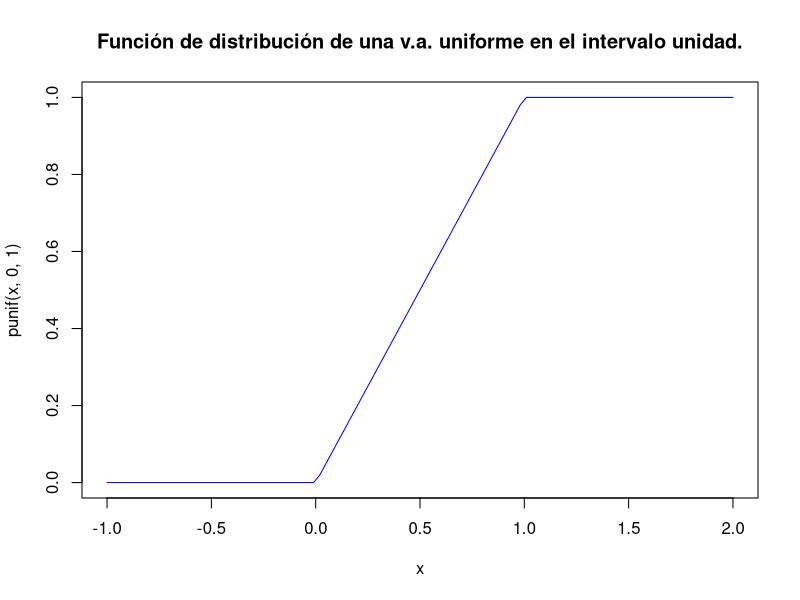
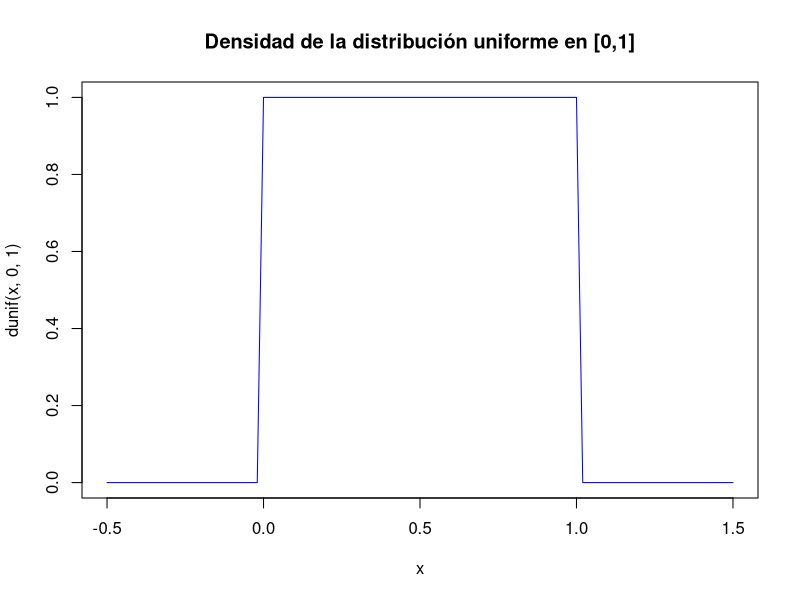
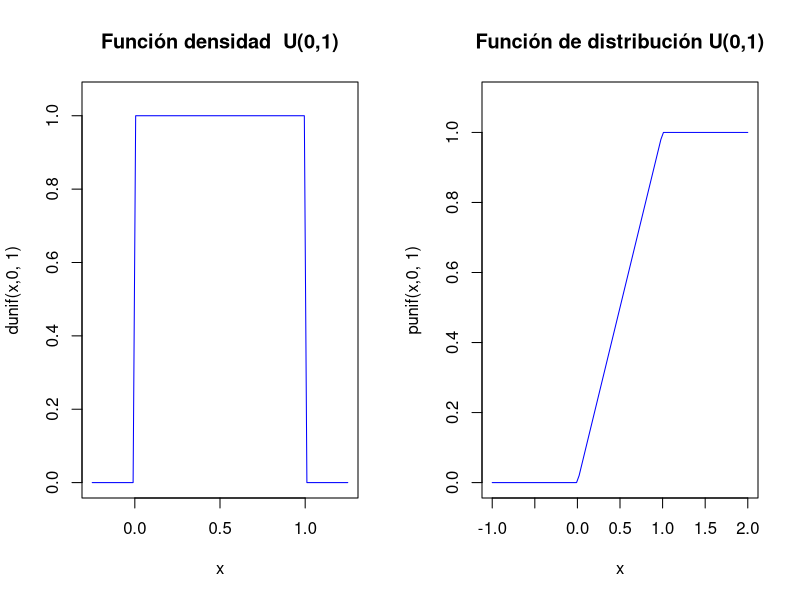
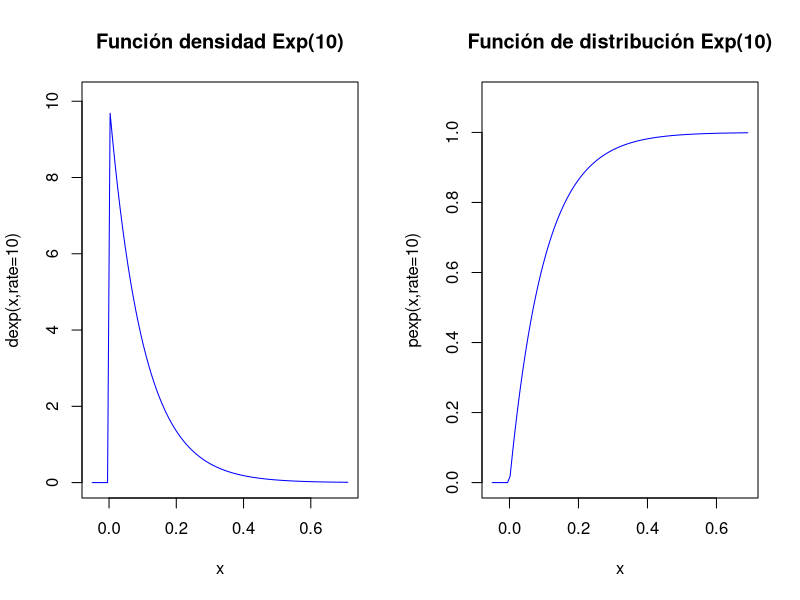
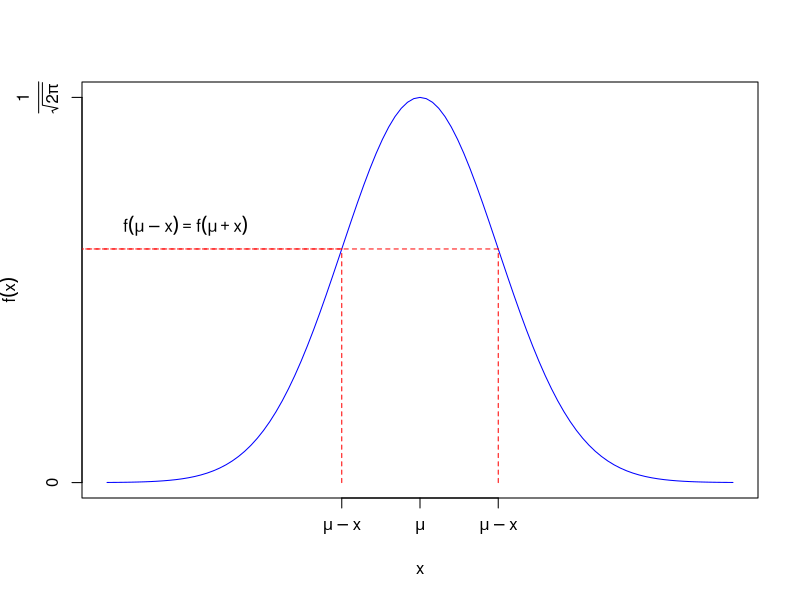
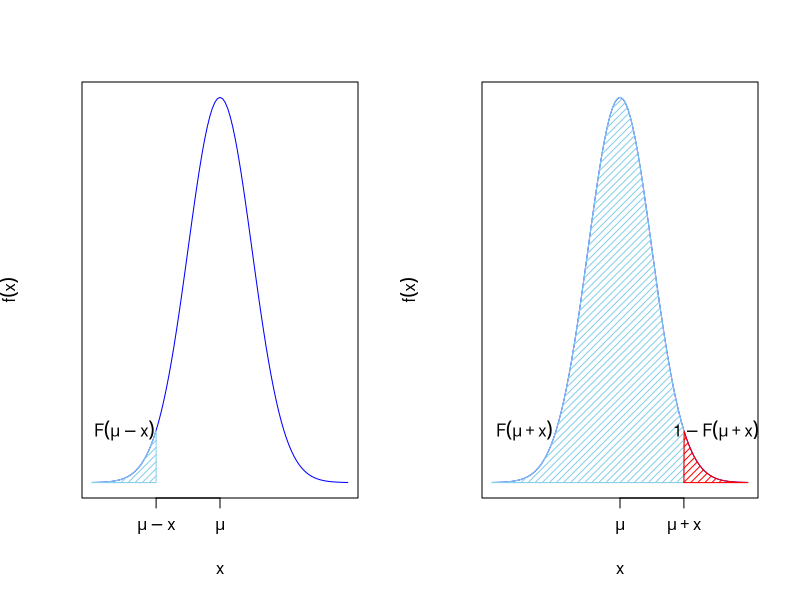

Recreate these plots in R, in order.
## ---- chunk 1
knitr::opts_chunk$set(echo = TRUE)
## ---- chunk 2
curve(punif(x,0,1),xlim=c(-1,2),col="blue",
      main="Función de distribución de una v.a. uniforme en el intervalo unidad.")
## ---- chunk 3
curve(dunif(x,0,1),xlim=c(-0.5,1.5),col="blue",
      main="Densidad de la distribución uniforme en [0,1]")
## ---- chunk 4
par(mfrow=c(1,2))
a=0;b=1
curve(dunif(x,a,b),xlim=c(a-0.25,b+0.25),ylim=c(0,max(1/(b-a)+0.05,0.1)),
      col="blue",main=paste0("Función densidad  U(",a,",",b,")"),
      ylab=paste0("dunif(x,",a,", ",b,")"))
curve(punif(x,a,b),xlim=c(a-1,b+1),ylim=c(0,1.1),
      col="blue",main=paste0("Función de distribución U(",a,",",b,")"),
      ylab=paste0("punif(x,",a,", ",b,")"))
## ---- chunk 5
lambda=10
par(mfrow=c(1,2))
curve(dexp(x,rate=lambda),xlim=c(-0.05,round(qexp(0.99,rate=lambda,2),2)+0.25),
      ylim=c(0,dexp(0,lambda)+0.1),col="blue",
      main=paste0("Función densidad Exp(",lambda,")"),
      ylab=paste0("dexp(x,rate=",lambda,")"))
curve(pexp(x,rate=lambda),xlim=c(-0.05,qexp(0.999,10)),ylim=c(0,1.1),col="blue",
      main=paste0("Función de distribución Exp(",lambda,")"),
      ylab=paste0("pexp(x,rate=",lambda,")"))
par(mfrow=c(1,1))
## ---- chunk 6
curve(dnorm(x,0,1),xlim=c(-4,4),ylim=c(0,1/sqrt(2*pi)),col="blue",xaxt="n",yaxt="n",
      ylab=expression(f(x)),cex=0.5)
axis(1,at=c(-1,0,1),labels =c(expression(mu-x),expression(mu),expression(mu-x)))
axis(2,at=c(0,1/sqrt(2*pi)),labels =c(0,expression( paste(frac(1, sqrt(2 * pi))))))
segments(x0=-1,y0=0,x1=-1,y1=dnorm(-1,0,1),col="red",lty=2)
segments(x0=-1,y0=dnorm(-1,0,1),x1=-4.4,y1=dnorm(-1,0,1), col="red",lty=2)
segments(x0=1,y0=0,x1=1,y1=dnorm(1,0,1),col="red",lty=2)
segments(x0=1,y0=dnorm(1,0,1),x1=-4.4,y1=dnorm(1,0,1), col="red",lty=2)
text(x = -3,y=dnorm(-0.9),expression(f(mu-x)==f(mu+x)))
## ---- chunk 7
par(mfrow=c(1,2))
x=-2
xx=seq(-4,x,by=0.01)
curve(dnorm(x,0,1),xlim=c(-4,4),ylim=c(0,1/sqrt(2*pi)),col="blue",xaxt="n",yaxt="n",
      ylab=expression(f(x)),cex=0.5)
text(-3,dnorm(-2),expression(F(mu-x)))
polygon(x=c(-4,xx,x),y=c(0,dnorm(xx, 0,1),0), density=20,col="skyblue")
axis(1,at=c(-2,0),labels =c(expression(mu-x),expression(mu)))

x=2
xx=seq(-4,x,by=0.01)
curve(dnorm(x,0,1),xlim=c(-4,4),ylim=c(0,1/sqrt(2*pi)),col="blue",xaxt="n",yaxt="n",
      ylab=expression(f(x)),cex=0.5)
polygon(x=c(-4,xx,x),y=c(0,dnorm(xx, 0,1),0), density=20,col="skyblue")
axis(1,at=c(0,2),labels =c(expression(mu),expression(mu+x)))
xx2=seq(x+0.01,4,by=0.01)
polygon(x=c(x,xx2,4),y=c(0,dnorm(xx2, 0,1),0), density=20,col="red")
text(-3,dnorm(-2),expression(F(mu+x)))
text(3,dnorm(-2),expression(1-F(mu+x)))
par(mfrow=c(1,1))
